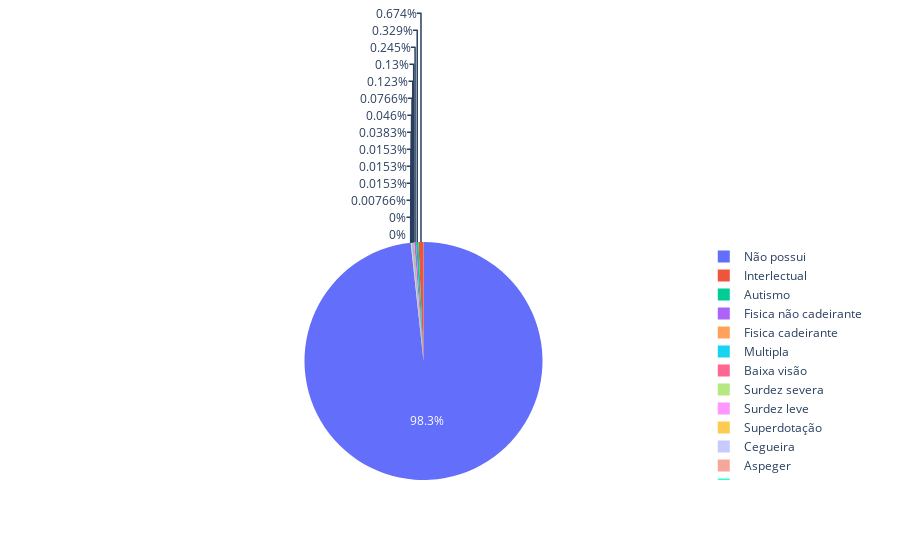

Notebook code for this chart:
### Code cell
columns = ['NEE_ALT_HAB', 'DEF__AUTISMO', 'DEF__SURDEZ_LEVE', 'DEF__SURDEZ_SEV', 'DEF__INTELECT', 'DEF__MULTIPLA', 'DEF__CEGUEIRA', 'DEF__BAIXA_VISAO', 'DEF__SURDO_CEG', 'DEF__TRANST_DES_INF', 'DEF__SINDR_ASPER', 'DEF__SINDR_RETT', 'DEF__FIS_N_CADEIR', 'DEF__FIS_CADEIR', 'DEF__N_POSSUI']
labels = ['Superdotação', 'Autismo', 'Surdez leve', 'Surdez severa', 'Interlectual', 'Multipla', 'Cegueira', 'Baixa visão', 'Surdo Cegueira', 'Transtorno degenerativo', 'Aspeger', 'Rett', 'Fisica não cadeirante', 'Fisica cadeirante', 'Não possui']
doencaAluno = []

for label in columns:
    doencaAluno.append(np.sum(y[label]))

fig = go.Figure(data=[go.Pie(labels=labels, values=doencaAluno)])
fig.show()

### Figure 1 — Plotly figure (JSON) as saved in the notebook; plotly's stock layout.template omitted (floating-point values rounded to 4 significant figures)
{"data": [{"labels": ["Superdotação", "Autismo", "Surdez leve", "Surdez severa", "Interlectual", "Multipla", "Cegueira", "Baixa visão", "Surdo Cegueira", "Transtorno degenerativo", "Aspeger", "Rett", "Fisica não cadeirante", "Fisica cadeirante", "Não possui"], "type": "pie", "values": [2, 43, 5, 6, 88, 16, 2, 10, 0, 1, 2, 0, 32, 17, 12827]}], "layout": {}}
